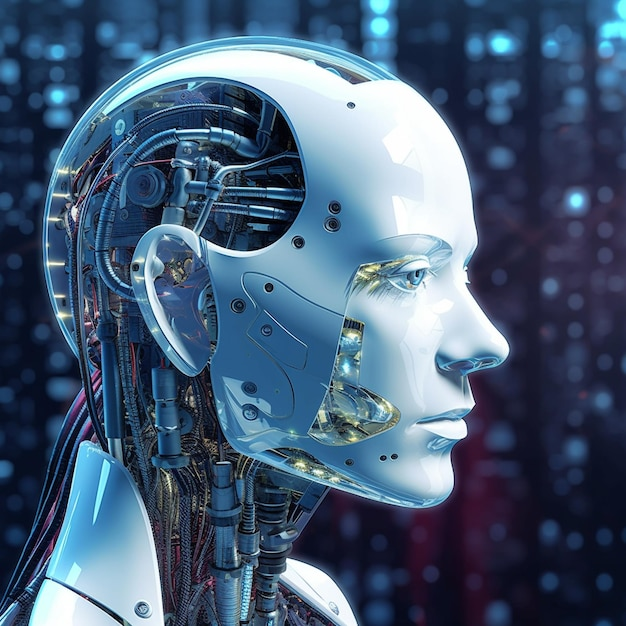
#> input picture AI.jpg, 626 x 626 px
$ jupyter execute 3.cv_color_conversion.ipynb
#> lines starting #> are read from the running program, lines starting #| are printed output that depends on the picture
## **Color Conversion**

[cell 1]
## libraries
import cv2

[cell 2]
##load data
img = cv2.imread("AI.jpg")
#> img is the input picture: shape (626, 626, 3); mean B, G, R 118.3, 93.1, 70.8

##image
if img is not None:
    gray_img=cv2.cvtColor(img, cv2.COLOR_BGR2GRAY)
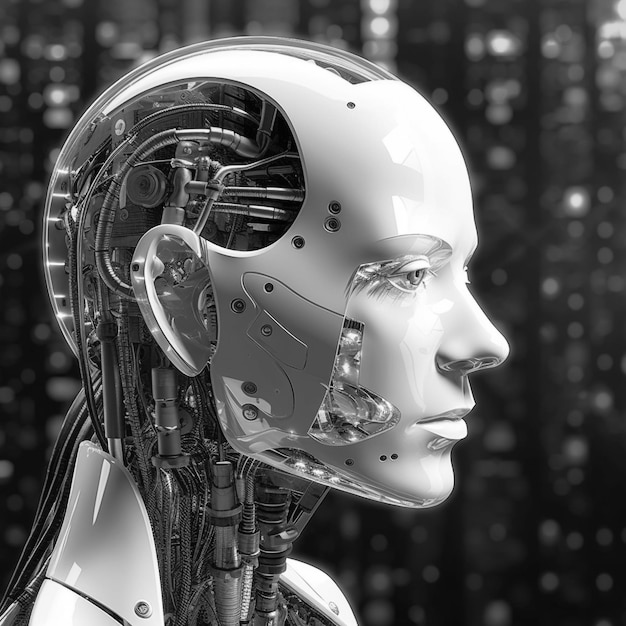
#> gray_img: shape (626, 626); min 0, max 255, mean 89.3
    cv2.imshow("Grey Image Title",gray_img)
    cv2.waitKey(0)
    cv2.destroyAllWindows()
else:
    print("Could not load the image")


$ run again, with Rhododendron.jpg copied over AI.jpg
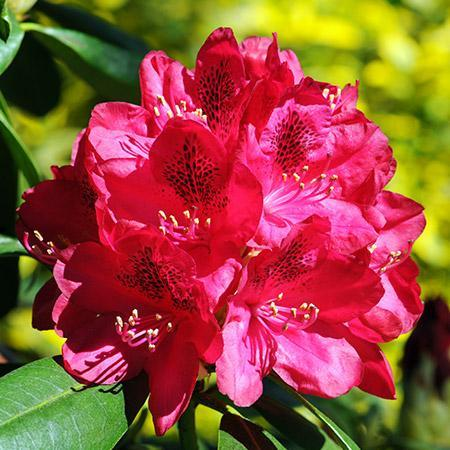
#> input picture Rhododendron.jpg, 450 x 450 px
#> img is the input picture: shape (450, 450, 3); mean B, G, R 57.8, 77, 151.5
#> `gray_img=cv2.cvtColor(img, cv2.COLOR_BGR2GRAY)`:
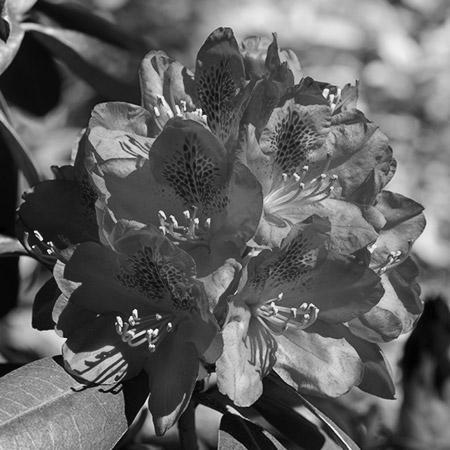
#> gray_img: shape (450, 450); min 0, max 254, mean 97.1

$ run again, with rhodo.jpg copied over AI.jpg
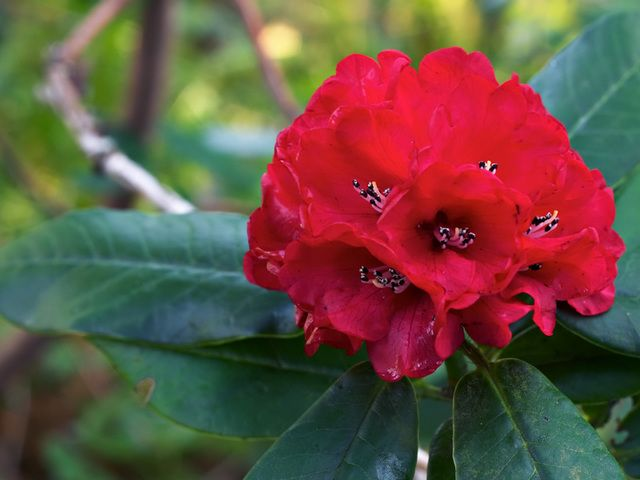
#> input picture rhodo.jpg, 640 x 480 px
#> img is the input picture: shape (480, 640, 3); mean B, G, R 66.5, 79.6, 105.7
#> `gray_img=cv2.cvtColor(img, cv2.COLOR_BGR2GRAY)`:
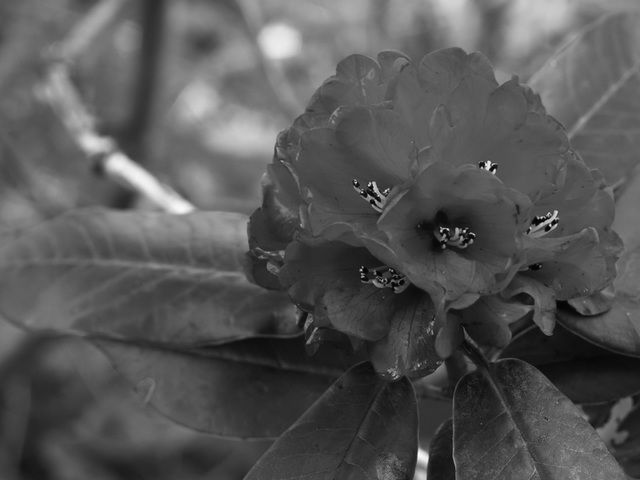
#> gray_img: shape (480, 640); min 1, max 253, mean 85.9
